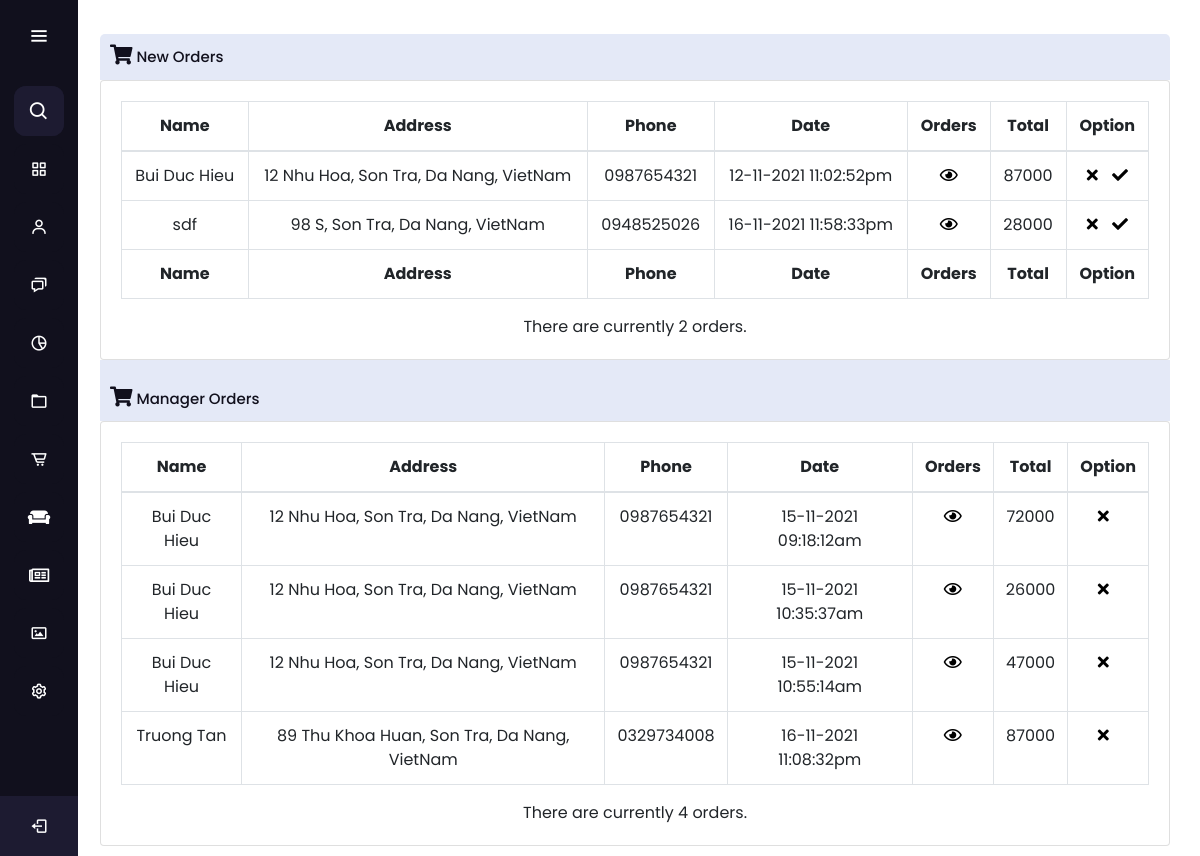
The page /admin/order.php (signed in) on the database its author committed.
### tables this page shows
CREATE TABLE `bill` (
  `bill_Id` int(11) NOT NULL,
  `billName` varchar(50) NOT NULL,
  `userId` int(11) NOT NULL,
  `billDate` varchar(50) NOT NULL,
  `billAddress` varchar(100) NOT NULL,
  `billPhone` varchar(10) NOT NULL,
  `subtotal` int(11) NOT NULL,
  `check_seen` int(11) NOT NULL,
  `month` int(11) NOT NULL
);

### admin/libs/session.php (called while the page is built, shortened)
<?php
class Session
{
  static function get($key)
  {
    if (isset($_SESSION[$key])) {
      return $_SESSION[$key];
    }
    return null;
  }
}

### admin/libs/db_query/builder.php (called while the page is built, shortened)
<?php
class Builder
{
  private string $table;
  private array $columns = ["*"];
  private array $conditions = [];
  public function __construct($table, $as = null)
  {
    $this->table = $table;
  }
  public function get($columns = ["*"])
  {
    $this->columns = $columns;
    return $this->execSelect();
  }
  public function count()
  {
    $this->columns = ["COUNT(*) AS count"];
    return $this->execSelectSingle()["count"];
  }
  private function buildSelect()
  {
    $columns = implode(", ", $this->columns);
    $sql = "SELECT $columns  FROM $this->table";
    if (!empty($this->conditions)) {
      $conditions = $this->buildConditions();
      $sql = $sql . " WHERE " . $conditions;
    }
    $this->sql = $sql;
  }
  private function buildConditions()
  {
    return implode(" ", $this->conditions);
  }
}

### admin/libs/db_query/execution.php (called while the page is built, shortened)
<?php
trait Execution {
  public function execSelect() {
    $conn = Connection::connect();
    $stmt = $conn->query($this->sql);
    return $stmt->fetchAll(\PDO::FETCH_ASSOC);
  }
  public function execSelectSingle() {
    $conn = Connection::connect();
    $stmt = $conn->query($this->sql);
    return $stmt->fetch(\PDO::FETCH_ASSOC);
  }
}

### admin/order.php (the view, shortened to what this page needs)
<?php
$bill = DB::table('bill')->where('check_seen', 0)->get();
$bills = DB::table('bill')->where('check_seen', 1)->get();
?>
<!DOCTYPE html>
<html lang="en" dir="ltr">
<head>
  <?php require 'modules/head.php' ?>
</head>
<body>
  <?= include 'modules/sidebar.php' ?>
  <section class="home-section">
    <div class="text"><span><i class="fas fa-shopping-cart"></i> New Orders</span></div>
    <div class="block">
      <div class="card mb-3">
        <div class="card-body">
          <div class="table-responsive">
            <table class="table table-bordered" id="dataTable" width="100%" cellspacing="0">
              <thead>
                <tr>
                  <th>Name</th>
                  <th>Address</th>
                  <th>Phone</th>
                  <th>Date</th>
                  <th>Orders</th>
                  <th>Total</th>
                  <th>Option</th>
                </tr>
              </thead>
              <tfoot>
                <tr>
                  <th>Name</th>
                  <th>Address</th>
                  <th>Phone</th>
                  <th>Date</th>
                  <th>Orders</th>
                  <th>Total</th>
                  <th>Option</th>
                </tr>
              </tfoot>
              <tbody>
                <?php foreach ($bill as $row) { ?>
                  <tr>
                    <td><?= $row['billName'] ?></td>
                    <td><?= $row['billAddress'] ?></td>
                    <td><?= $row['billPhone'] ?></td>
                    <td><?= $row['billDate'] ?></td>
                    <td>
                      <form method="post">
                        <button style="background-color: #fff; border: none;" type="submit" name="view_detail"><i class="far fa-eye"></i></button>
                      </form>
                    </td>
                    <td><?= $row['subtotal'] ?></td>
                    <td>
                      <form method="post">
                        <button style="background-color: #fff; border: none; padding-right: 10px;" type="submit" name="delete"><i class="fas fa-times"></i></button>
                        <button style="background-color: #fff; border: none;" type="submit" name="accept"><i class="fas fa-check"></i></button>
                      </form>
                    </td>
                  <?php } ?>
                  </tr>
              </tbody>
            </table>
            There are currently <?= DB::table('bill')->where('check_seen',0)->count() ?> orders.
          </div>
        </div>
      </div>
    </div>
    <div class="text"><span><i class="fas fa-shopping-cart"></i> Manager Orders</span></div>
    <div class="block">
      <div class="card mb-3">
        <div class="card-body">
          <div class="table-responsive">
            <table class="table table-bordered" id="dataTable" width="100%" cellspacing="0">
              <thead>
                <tr>
                  <th>Name</th>
                  <th>Address</th>
                  <th>Phone</th>
                  <th>Date</th>
                  <th>Orders</th>
                  <th>Total</th>
                  <th>Option</th>
                </tr>
              </thead>
              <tbody>
                <?php foreach ($bills as $row) { ?>
                  <tr>
                    <td><?= $row['billName'] ?></td>
                    <td><?= $row['billAddress'] ?></td>
                    <td><?= $row['billPhone'] ?></td>
                    <td><?= $row['billDate'] ?></td>
                    <td>
                      <form method="post">
                        <button style="background-color: #fff; border: none;" type="submit" name="view_detail"><i class="far fa-eye"></i></button>
                      </form>
                    </td>
                    <td><?= $row['subtotal'] ?></td>
                    <td>
                      <form method="post">
                        <button style="background-color: #fff; border: none; padding-right: 10px;" type="submit" name="delete"><i class="fas fa-times"></i></button>
                      </form>
                    </td>
                  <?php } ?>
                  </tr>
              </tbody>
            </table>
            There are currently <?= DB::table('bill')->where('check_seen', 1)->count() ?> orders.
          </div>
        </div>
      </div>
    </div>
  </section>
</body>
</html>

### admin/css/admin.css (style rules this page uses)
* { margin: 0; padding: 0; box-sizing: border-box; font-family: "Poppins", sans-serif; }
.home-section { position: relative; background: #E4E9F7; min-height: 30px; top: 10px; left: 100px; right: 200px; width: calc(100% - 130px); border-radius: 5px; margin-bottom: 20px; transition: all 0.5s ease; }
.home-section .text { display: inline-block; color: #11101d; font-size: 17px; font-weight: 500; margin: 10px; cursor: pointer; }
.text span { font-size: 15px; }
.text i { font-size: 20px; }
.block { display: block; background-color: white; text-align: center; }
table, th, td { border: 1px solid black; border-collapse: collapse; text-align: center; }

### rows shown on the page
bill: billName "Bui Duc Hieu", billAddress "12 Nhu Hoa, Son Tra, Da Nang, VietNam", billPhone "0987654321", billDate "12-11-2021 11:02:52pm", subtotal "87000"
bill: billName "sdf", billAddress "98 S, Son Tra, Da Nang, VietNam", billPhone "0948525026", billDate "16-11-2021 11:58:33pm", subtotal "28000"
bill: billName "Bui Duc Hieu", billAddress "12 Nhu Hoa, Son Tra, Da Nang, VietNam", billPhone "0987654321", billDate "15-11-2021 09:18:12am", subtotal "72000"
bill: billName "Bui Duc Hieu", billAddress "12 Nhu Hoa, Son Tra, Da Nang, VietNam", billPhone "0987654321", billDate "15-11-2021 10:35:37am", subtotal "26000"
bill: billName "Bui Duc Hieu", billAddress "12 Nhu Hoa, Son Tra, Da Nang, VietNam", billPhone "0987654321", billDate "15-11-2021 10:55:14am", subtotal "47000"
bill: billName "Truong Tan", billAddress "89 Thu Khoa Huan, Son Tra, Da Nang, VietNam", billPhone "0329734008", billDate "16-11-2021 11:08:32pm", subtotal "87000"

### other values the page prints
DB::table('bill')->where('check_seen',0)->count() "2"
DB::table('bill')->where('check_seen', 1)->count() "4"
